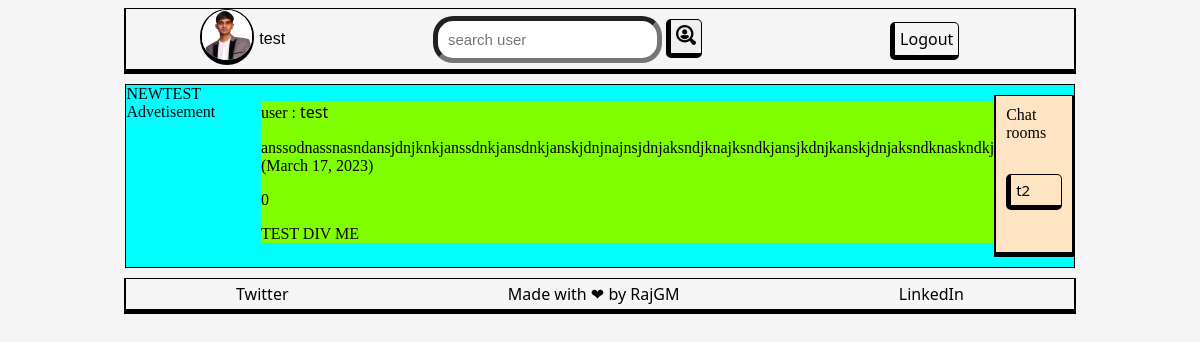
Page / (signed in) on the earlier database version.
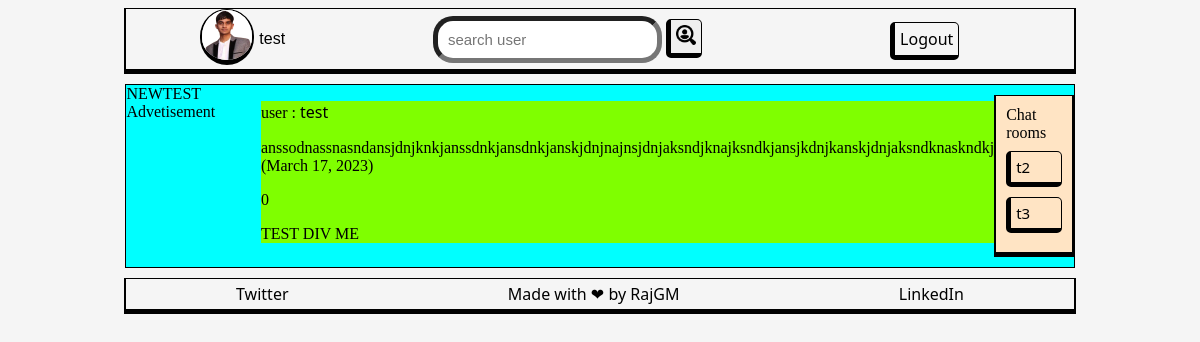
Same page on the later database version.
### socialmedia/models.py (models this page shows)
class Post(models.Model):
    postId = models.AutoField(primary_key=True)
    user = models.ForeignKey(User, on_delete=models.DO_NOTHING, related_name='posts')
    postDate = models.DateField(null=True)
    text = models.CharField(max_length=500)
    likes = models.IntegerField(null=True)
    media = models.ImageField(upload_to='dp')

class Follower(models.Model):
    user = models.CharField(max_length=200)
    follower = models.CharField(max_length=200)
    chat_room = models.CharField(max_length=100, null=True)

### socialmedia/views.py (the view)
# urls.py: path('', views.PostView.as_view(), name='home'),
class PostView(APIView):
    renderer_classes = [TemplateHTMLRenderer]
    template_name = 'home_base.html'
    def get(self, request):
        user = request.user
        queryset = Post.objects.all().order_by('-postId')
        if user.is_authenticated:
            user_profile = AppUser.objects.get(user=user)
            following_list=[]
            followings = Follower.objects.filter(follower=request.user)
            for following in followings:
                following_list.append(following)
            if user_profile.profileImage:
                image_url = user_profile.profileImage.url
            else:
                image_url = None
            return Response({'posts':queryset, 'user_profile':user_profile, 'img_url':image_url, 'user':user,'following_list':following_list})
        return Response({'posts':queryset, 'user_profile':None, 'img_url':None, 'user':user,'following_list':None})

### socialmedia/templates/home_base.html
{% include "./header.html" %}
<body class="column">
  {% include "./nav.html" %}
  <div class="mainBody">
    <div>NEWTEST Advetisement</div>
    <div>
      {% block content %} {% include "./home_feed.html"%} {% endblock %}
    </div>
    <div>{% block sidebar %} {% include "./sidebar.html" %} {% endblock %}</div>
  </div>
  {% include "./footer.html" %}
</body>

### socialmedia/templates/home_feed.html (shortened to what this page needs)
<div class="feedDiv">
    {% for post in posts %}
    <div class="card" style='margin-top: 10px'>
      <div class="card-section">
        <p> user : <a href="/{{ post.user }}">{{ post.user }}</a> </p>
        <p>{{ post.text }} ({{ post.postDate }})</p>
        <p>{{post.likes}} </p>
      </div>
    </div>
    {% endfor %}
    <div>
      TEST DIV ME
    </div>
  </div>

### socialmedia/templates/sidebar.html
<div class="sideBar boderDiv">
{% if user.is_authenticated %}
    <div >
      <div>Chat rooms </div>
        <div class="chatRoomList">
        {% for following in following_list %}<a href="/chat/{{ following.chat_room }}"> <div class="button">
          {{ following.user }}
        </div>  </a>
        {% endfor %}
      </div>
    </div>
  {% else %}
    <div id="centerText">
      <p>LogIN to access</p>
      <p>To</p>
      <p>ChatBox</p>
    </div>
  {% endif %}
</div>

Differences in the rows shown:
added Follower: user "t3"
